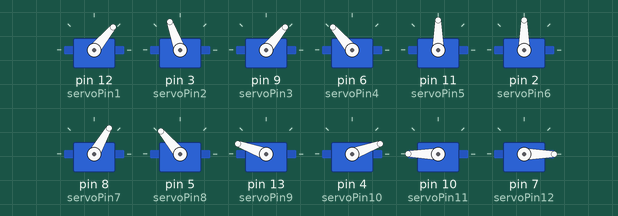
This sketch was run on a simulated Arduino Uno, built with avr-gcc and run on an emulated ATmega328P. Parts: 12 × servo.

Above: at 0.05 s.
At 10.0 s:
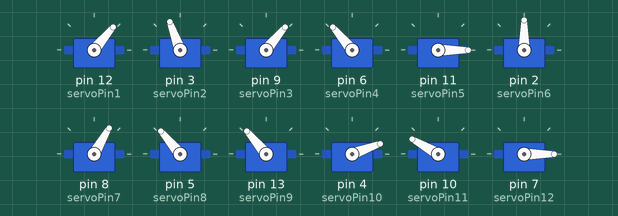
Timing chart, 0 to 13.0 s (numbered marks = the images above):
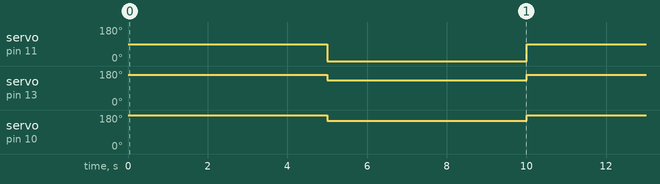

The sketch:

3.ino
```cpp
#include <Servo.h>//쪼르르르르

Servo h1;
Servo h2;
Servo h3;
Servo h4;
Servo h5;
Servo h6;
Servo h7;
Servo h8;
Servo h9;
Servo h10;
Servo h11;
Servo h12;

int servoPin1 = 12;//오른쪽 뒤 윗다리 앞으로180 뒤로 0
int servoPin2 = 3;//왼쪽 뒤 윗다리 앞으로 0 뒤로 180
int servoPin3 = 9;//오른쪽 앞 윗다리 앞으로 180 뒤로 0
int servoPin4 = 6;//왼쪽 앞  윗다리 앞으로 0 뒤로 180
int servoPin5 = 11;//오른쪽 뒤 어깨 안쪽으로 180 밖으로 0 밖으로
int servoPin6 = 2;//왼쪽 뒤 어깨 안쪽으로 0 밖으로 180 밖으로
int servoPin7 = 8;//오른쪽 앞 어깨 안쪽으로 0 밖으로 180 밖으로
int servoPin8 = 5;//왼쪽 앞 어깨 안쪽으로 180 밖으로 0 밖으로
int servoPin9 = 13;//오른쪽 뒤 밑다리 뒤로 0 앞으로 180 앞으로
int servoPin10 = 4;//왼쪽 뒤 밑다리 뒤로 180 앞으로 0 앞으로
int servoPin11 = 10;//오른쪽 앞 밑다리 뒤로 0 앞으로 180 앞으로
int servoPin12 = 7;//왼쪽 앞 밑다리 뒤로 180 앞으로 0 앞으로


void setup() {

  h1.attach(servoPin1);//서보모터 12개 핀 설정
  h2.attach(servoPin2);//1,2,3,4 윗다리
  h3.attach(servoPin3);
  h4.attach(servoPin4);
  h5.attach(servoPin5);//5,6,7,8 어깨
  h6.attach(servoPin6);
  h7.attach(servoPin7);
  h8.attach(servoPin8);
  h9.attach(servoPin9);//9,10,11,12 밑다리
  h10.attach(servoPin10);
  h11.attach(servoPin11);
  h12.attach(servoPin12);

  }
void loop() {

  h1.write(50);//기본 서있기 동작
  h2.write(110);
  h3.write(50);
  h4.write(130);
  h5.write(90);
  h6.write(90);
  h7.write(60);
  h8.write(130);
  h9.write(160);
  h10.write(20);
  h11.write(180);
  h12.write(0);

  delay(5000);//5초 후 오른쪽 뒷발 들기 + 중심 잡기
  h9.write(130);
  h10.write(20);
  h11.write(150);
  h12.write(0);

  h5.write(0);
  h6.write(90);
  h7.write(60);
  h8.write(130);

  delay(5000);


}
```

Measured:
- by itself, servo on pin 11 (servoPin5): alternates 90° for 5.0 s and 0° for 5.0 s
- by itself, servo on pin 13 (servoPin9): alternates 160° for 5.0 s and 130° for 5.0 s
- by itself, servo on pin 10 (servoPin11): alternates 180° for 5.0 s and 150° for 5.0 s
